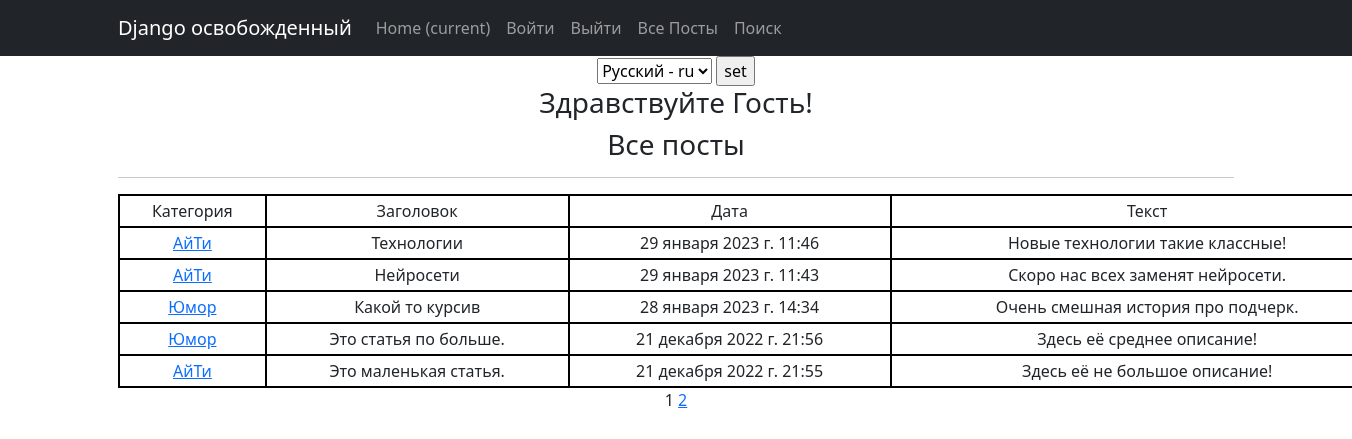
Page /post/ on the earlier database version.
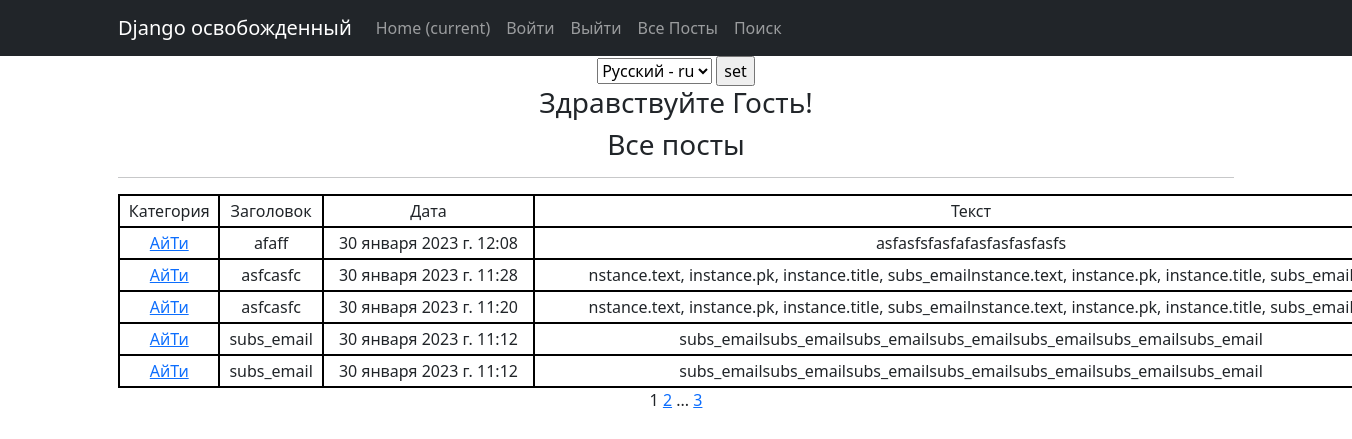
Same page on the later database version.
### news/models.py (models this page shows, shortened)
class Category(models.Model):
    name = models.CharField(max_length=64, unique=True)
    subscribers = models.ManyToManyField(User, related_name='categories')

class Post(models.Model):
    author = models.ForeignKey(Author, on_delete=models.CASCADE)
    NEWS = 'NW'
    ARTICLE = 'AR'
    CATEGORY_CHOICES = (
        (NEWS, 'Новость'),
        (ARTICLE, 'Статья'),
    )
    categoryType = models.CharField(max_length=2, choices=CATEGORY_CHOICES, default=ARTICLE)
    dateCreation = models.DateTimeField(auto_now_add=True)
    postCategory = models.ManyToManyField(Category, through='PostCategory')
    title = models.CharField(max_length=128)
    text = models.TextField()
    rating = models.SmallIntegerField(default=0)

### news/views.py (the view)
# urls.py: path('', cache_page(60)(PostList.as_view()), name='news_list'),
class PostList(ListView):
    model = Post
    ordering = '-dateCreation'
    template_name = 'all_news.html'
    context_object_name = 'all_news'
    paginate_by = 5
    def get_queryset(self):
        queryset = super().get_queryset()
        self.filterset = NewsFilter(self.request.GET, queryset)
        return self.filterset.qs
    def get_context_data(self, **kwargs):
        context = super().get_context_data(**kwargs)
        context['time_now'] = datetime.utcnow()
        context['filterset'] = self.filterset
        return context

### news/templatetags/custom_filters.py (called while the page is built)
@register.filter()
def censor(text, word=str):
    if word in text:
        reword = word[0] + ((len(word) - 2) * "*") + word[-1]
        text = text.replace(word, reword)
    return text

### news/templatetags/custom_tags.py (called while the page is built)
@register.simple_tag(takes_context=True)
def url_replace(context, **kwargs):
    d = context['request'].GET.copy()
    for k, v in kwargs.items():
        d[k] = v
    return d.urlencode()

### templates/all_news.html (shortened to what this page needs)
{% extends 'flatpages/default.html' %}
{% load custom_filters %}
{% load custom_tags %}
{% load cache %}
{% load i18n %}
{% block content %}
        <form action="{% url 'set_language' %}" method="POST"> {% csrf_token %}
            {% get_current_language as LANGUAGE_CODE %}
            <select name="language" id="">
                {% get_available_languages as LANGUAGES %}
                {% get_language_info_list for LANGUAGES as languages %}
                {% for language in languages %}
                    <option value="{{ language.code }}" {% if language.code == LANGUAGE_CODE %} selected {% endif %}>
                        {{ language.name_local }} - {{ language.code }}
                    </option>
                {% endfor %}
            </select>
            <input type="submit" value="set">
        </form>
    {% if perms.news %}
        <h3>{% trans 'Здравствуйте' %} {{ user.username }}!</h3>
    {% else %}
        <h3>{% trans 'Здравствуйте Гость' %}!</h3>
    {% endif %}
    <h3>Все посты</h3>
    <hr>
   {% if all_news %}
    <table>
        <tr>
            <td>{% trans 'Категория' %}</td>
            <td>{% trans 'Заголовок' %}</td>
            <td>{% trans 'Дата' %}</td>
            <td>{% trans 'Текст' %}</td>
        </tr>
        {% for news in all_news %}
        <tr>
            <td>
                {% for cat in news.postCategory.all %}
                    <a href="{% url 'category_list' cat.id %}" >{{ cat.name }}</a>
                {% endfor %}
            </td>
            <td>{{ news.title }}</td>
            <td>{{ news.dateCreation }}</td>
            <td>{{ news.text|truncatewords:20|censor:"борьбу"|censor:"ограбили"|censor:"умерщвляли" }}</td>
        </tr>
        {% endfor %}
    </table>
   {% else %}
       <h2>Постов нет!</h2>
   {% endif %}
   {{ page_obj.number }}
    {% if page_obj.has_next %}
        <a href="?{% url_replace page=page_obj.next_page_number %}">{{ page_obj.next_page_number }}</a>
        {% if paginator.num_pages != page_obj.next_page_number %}
            ...
            <a href="?{% url_replace page=page_obj.paginator.num_pages %}">{{ page_obj.paginator.num_pages }}</a>
        {% endif %}
    {% endif %}
{% endblock content %}

Differences in the rows shown:
no longer on this page (row unchanged): Post: title "Технологии", dateCreation "29 января 2023 г. 11:46", text|censor "Новые технологии такие классные!", Category (name "АйТи")
no longer on this page (row unchanged): Post: title "Нейросети", dateCreation "29 января 2023 г. 11:43", text|censor "Скоро нас всех заменят нейросети.", Category (name "АйТи")
no longer on this page (row unchanged): Post: title "Какой то курсив", dateCreation "28 января 2023 г. 14:34", text|censor "Очень смешная история про подчерк."
no longer on this page (row unchanged): Category: name "Юмор"
no longer on this page (row unchanged): Post: title "Это статья по больше.", dateCreation "21 декабря 2022 г. 21:56", text|censor "Здесь её среднее описание!"
no longer on this page (row unchanged): Post: title "Это маленькая статья.", dateCreation "21 декабря 2022 г. 21:55", text|censor "Здесь её не большое описание!", Category (name "АйТи")
added Post: title "afaff", dateCreation "30 января 2023 г. 12:08", text|censor "asfasfsfasfafasfasfasfasfs", Category (name "АйТи")
added Post: title "asfcasfc", dateCreation "30 января 2023 г. 11:28", text|censor "nstance.text, instance.pk, instance.title, subs_emailnstance.text, instance.pk, instance.title,…", Category (name "АйТи")
added Post: title "asfcasfc", dateCreation "30 января 2023 г. 11:20", text|censor "nstance.text, instance.pk, instance.title, subs_emailnstance.text, instance.pk, instance.title,…", Category (name "АйТи")
added Post: title "subs_email", dateCreation "30 января 2023 г. 11:12", text|censor "subs_emailsubs_emailsubs_emailsubs_emailsubs_emailsubs_emailsubs_email", Category (name "АйТи")
added Post: title "subs_email", dateCreation "30 января 2023 г. 11:12", text|censor "subs_emailsubs_emailsubs_emailsubs_emailsubs_emailsubs_emailsubs_email", Category (name "АйТи")
Other differences:
{{ page_obj.paginator.num_pages }}: (not shown) → "3"
